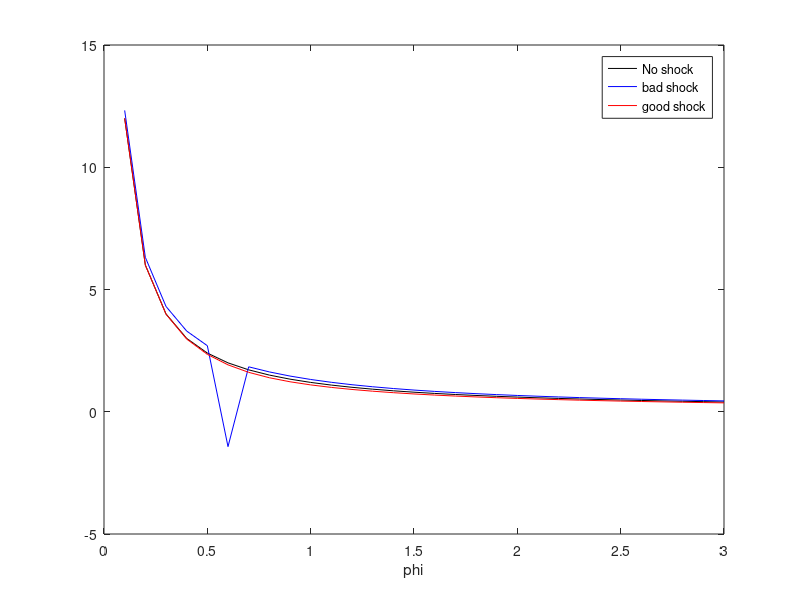
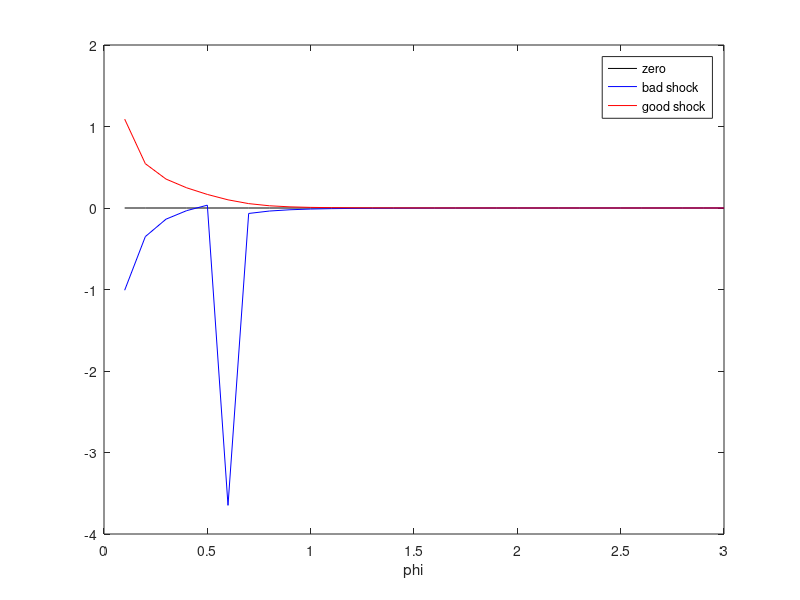
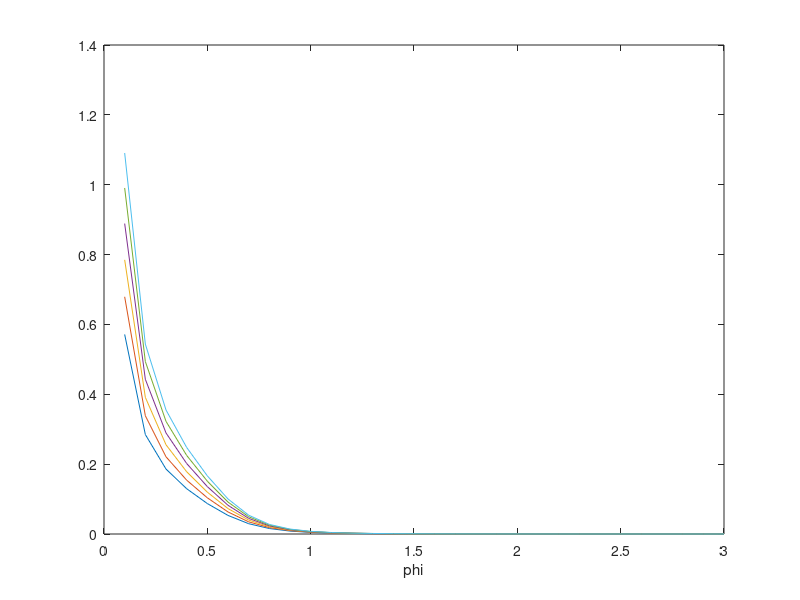

Source code (MATLAB) for these figures, in order:
clear all
close all
N=10;

varphi = 2;
sigma=0.01;
%phi =gprnd(1,varphi,0,N,1);
%phi=sort(phi);
%phi =[ 0.0560 0.1440 0.5907 0.8725 1.1852 1.7711 1.8066 8.4151 12.4015 19.3174];
%x = exp(sigma*randn(N,1));
%x=  [0.9897 1.0134 0.9958 0.9986 1.0090 0.9970 1.0103 0.9966 1.0102 1.0063];


%% Grid
phi=[0.1:0.1:3];
x=[0.9:0.01:1.1];
% 
% phi=;
% x=1.01;
nphi=length(phi);
nx=length(x);
nobs=nx*nphi;

xx=x(repmat(1:length(x),1,length(phi)));

ind=1:nphi;
ind=ind(ones(1,nx),:);
phiphi= phi(:,ind);






%% Parameters

sig=6;
rho=(sig-1)/sig;
w=1;
xi=0.1;

%% Defined the function

ptar=w./(rho.*phiphi); %target price
phix=phiphi.*xx; %product of phi and x

etaprim = @(p) xi*sig*(2/sig * (1./ptar-1./p)-(p./ptar-1).^2) ; %Quadratique cost

fun = @(p) 1/rho * w ./ phix - etaprim(p)/(sig-1).* p.^(1+sig)-p; %price rule

%% Solver Parameters
pinit=1/rho * w ./ phix;%ones(1,nobs)+5
options=optimset('Display','Iter');

p=fsolve(fun,pinit,options);
devia = (p - 1/rho * w ./ phix);

p=reshape(p,nx,nphi);
devia=reshape(devia,nx,nphi);

figure(1);
plot(phi,p(11,:),'k')
hold on;
plot(phi,p(1,:),'b')
plot(phi,p(21,:),'r')
legend('No shock','bad shock','good shock')
xlabel('phi')

figure(2);
plot(phi,devia(11,:),'k')
hold on;
plot(phi,devia(1,:),'b')
plot(phi,devia(21,:),'r')
legend('zero','bad shock','good shock')
xlabel('phi')

figure(3)
plot(phi,abs(devia(16:21,:)))
xlabel('phi')